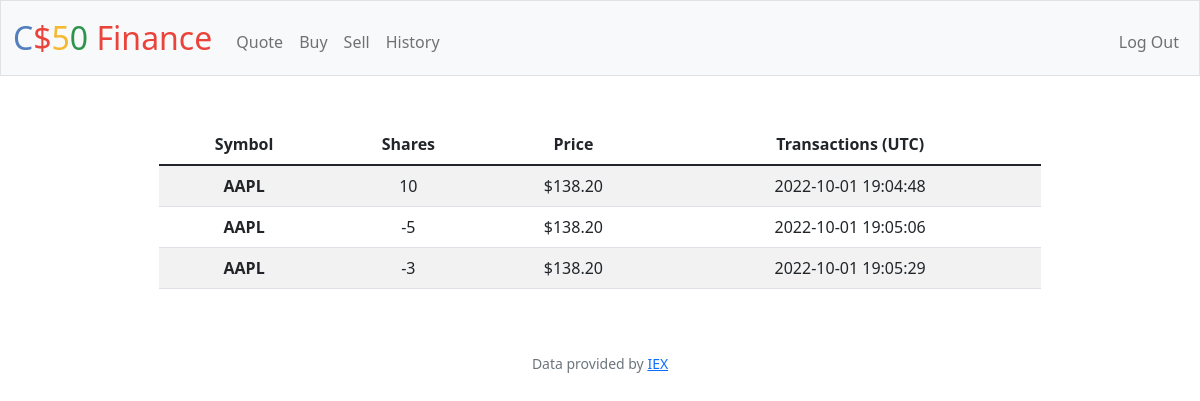
The page /history (signed in) on the database its author committed.
### tables this page shows
CREATE TABLE orders (id INTEGER, user_id NUMERIC NOT NULL, symbol TEXT NOT NULL,             shares NUMERIC NOT NULL, price NUMERIC NOT NULL, timestamp TEXT, PRIMARY KEY(id),             FOREIGN KEY(user_id) REFERENCES users(id));

### app.py (the view)
@app.route("/history")
@login_required
def history():
    history = user_portfolio("history")
    return render_template("history.html", transactions=history)

### app.py (called while the page is built)
@app.after_request
def after_request(response):
    response.headers["Cache-Control"] = "no-cache, no-store, must-revalidate"
    response.headers["Expires"] = 0
    response.headers["Pragma"] = "no-cache"
    return response

def user_portfolio(route):
    user_id = session["user_id"]
    portfolio = {}
    if route == "index":
        query = db.execute("SELECT symbol, SUM(shares) \
                            FROM orders \
                            WHERE user_id = ?", user_id)
        for row in query:
            symbol = row["symbol"]
            shares = row["SUM(shares)"]
            portfolio[symbol] = shares
        portfolio = {k: v for k, v in portfolio.items() if v != 0}
    elif route == "history":
        query = db.execute("SELECT symbol, shares, price, timestamp \
                            FROM orders \
                            WHERE user_id = ?", user_id)
        portfolio = query
    return portfolio

### helpers.py (called while the page is built)
def login_required(f):
    @wraps(f)
    def decorated_function(*args, **kwargs):
        if session.get("user_id") is None:
            return redirect("/login")
        return f(*args, **kwargs)
    return decorated_function

### templates/history.html (shortened to what this page needs)
{% extends "layout.html" %}
{% block main %}
    <form action="/history" method="post">
        <div class="mb-3">
            <table class="table table-striped mx-auto">
                <thead class="thead-dark">
                <tr>
                    <th scope="col">Symbol</th>
                    <th scope="col">Shares</th>
                    <th scope="col">Price</th>
                    <th scope="col">Transactions (UTC)</th>
                </tr>
                </thead>
                    <tbody>
                    {% for row in transactions %}
                    <tr>
                        <th scope="row">{{ row["symbol"].upper() }}</th>
                        <td>{{ row["shares"] }}</td>
                        <td>${{ "{:.2f}".format(row["price"]) }}</td>
                        <td>{{ row["timestamp"] }}</td>
                    </tr>
                    {% endfor %}
                </tbody>
            </table>
        </div>
    </form>
{% endblock %}

### static/styles.css (style rules this page uses)
.table { width:75%; }

### rows shown on the page
orders: symbol "AAPL", shares "10", price "138.20", timestamp "2022-10-01 19:04:48"
orders: symbol "AAPL", shares "-5", price "138.20", timestamp "2022-10-01 19:05:06"
orders: symbol "AAPL", shares "-3", price "138.20", timestamp "2022-10-01 19:05:29"
